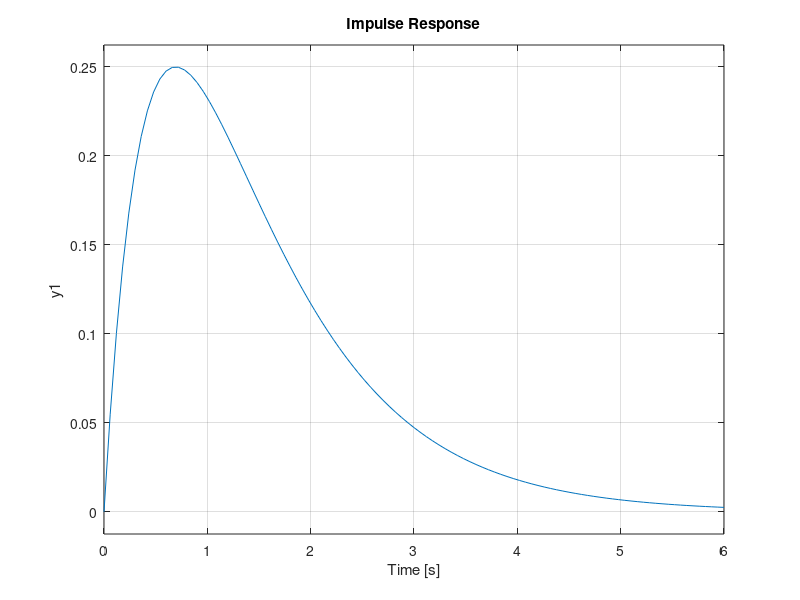
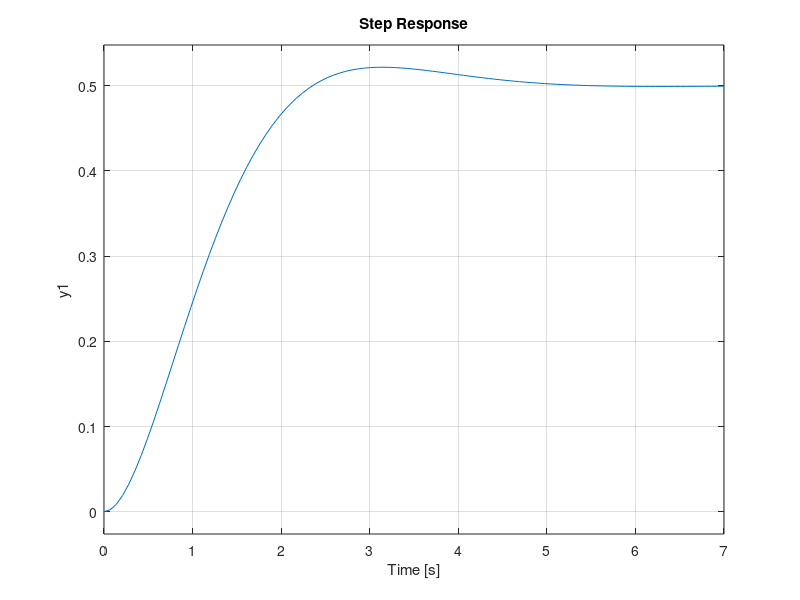
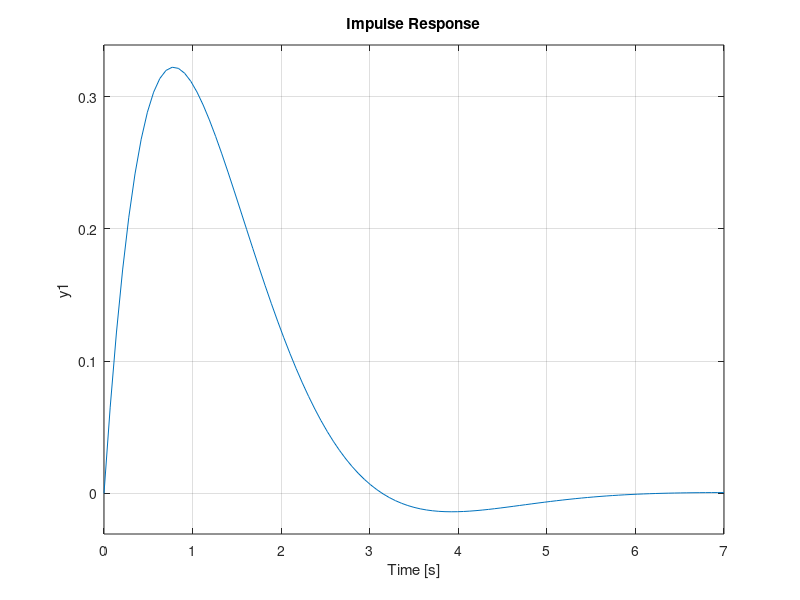

Here is the MATLAB script that generated these plots, in order: (Note: this script raises an error after producing the figures.)
H = tf(1, [1 3 2]);

impulse(H);
figure(2)
step(H);

[yi_sim, ti] = impulse(H, 10);
yi_calc = exp(-ti) - exp(-2 * ti);
plot(ti, yi_sim, ti, yi_calc, "*");

figure(3)
[yi_sim, ts] = step (H, 10);
yi_calc = 1/2 - exp(-ts) + 1/2 * exp(-2 * ts);
plot(ts, yi_sim, ts, yi_calc, "*");

%%

H = tf(1, [1 2 2]);

impulse(H);

figure(2);
step(H);

impulse

%%


%figure(1)
%impulse(H, 10); %e ^ (-t)
%figure(2)
%step(H ,10); % e ^ (t)

G1 = tf(1, [1 1]);
G2 = tf(1, [1 -1]);
G3 = tf(1, [1 0 -1]);
G4 = tf(1, [1 0 1]);
G5 = tf(1, [1 2 17]);
G6 = tf(1, [1 -2 17]);

figure(3)

subplot(2, 3, 1);
impulse(G1, 10);
subplot(2, 3, 2);
impulse(G2, 10);
subplot(2, 3, 3);
impulse(G3,10);
subplot(2, 3, 4);
impulse(G4, 10);
subplot(2, 3, 5);
impulse(G5, 10);
subplot(2, 3, 6);
impulse(G6, 10);

figure(4)

subplot(2, 3, 1);
step(G1, 10);
subplot(2, 3, 2);
step(G2, 10);
subplot(2, 3, 3);
step(G3,10);
subplot(2, 3, 4);
step(G4, 10);
subplot(2, 3, 5);
step(G5, 10);
subplot(2, 3, 6);
step(G6, 10);

%%
m = 0.5;
l = 1;
g = 9.8;
b = 0.5;

Pendul = tf(-1, [m * l * l b * l m * g]);
figure(1);
subplot(1, 2, 1);
impulse(Pendul, 10);
subplot(1, 2, 2);
step(Pendul, 10);